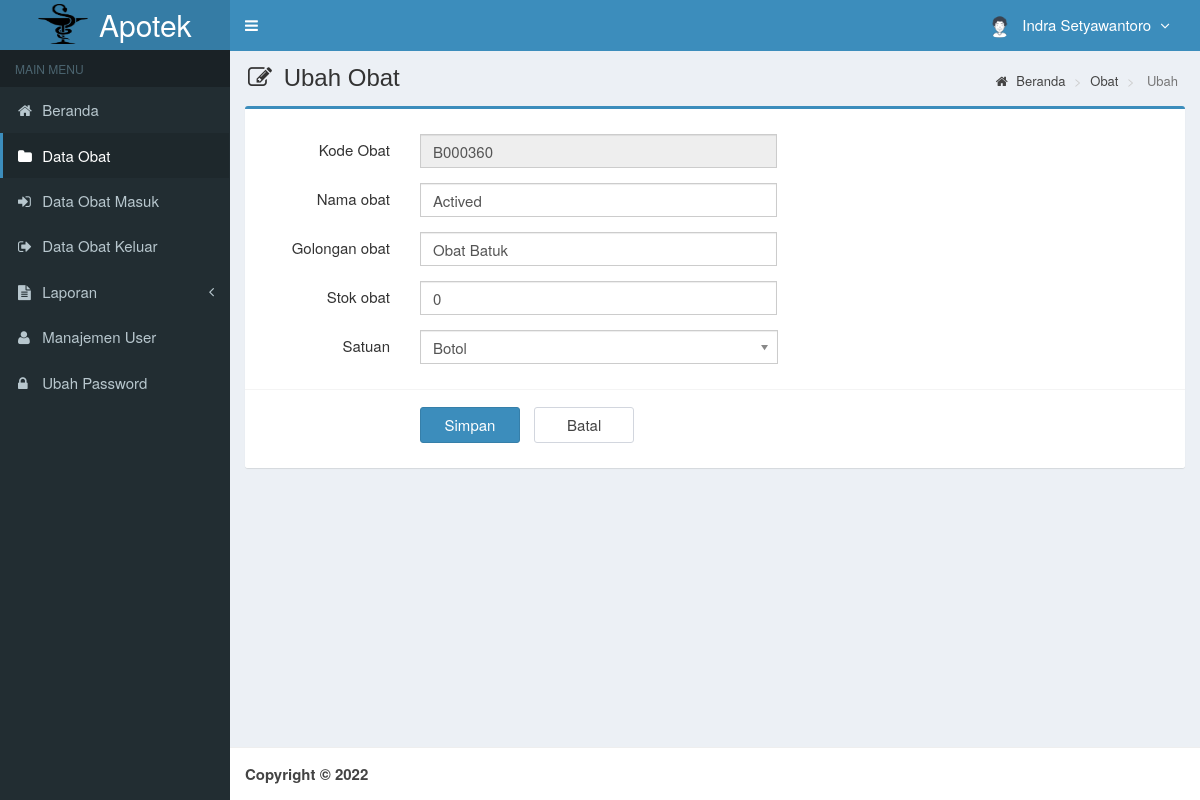
The page /main.php?module=form_obat&form=edit&id=B000360 (signed in) on the database as committed earlier.
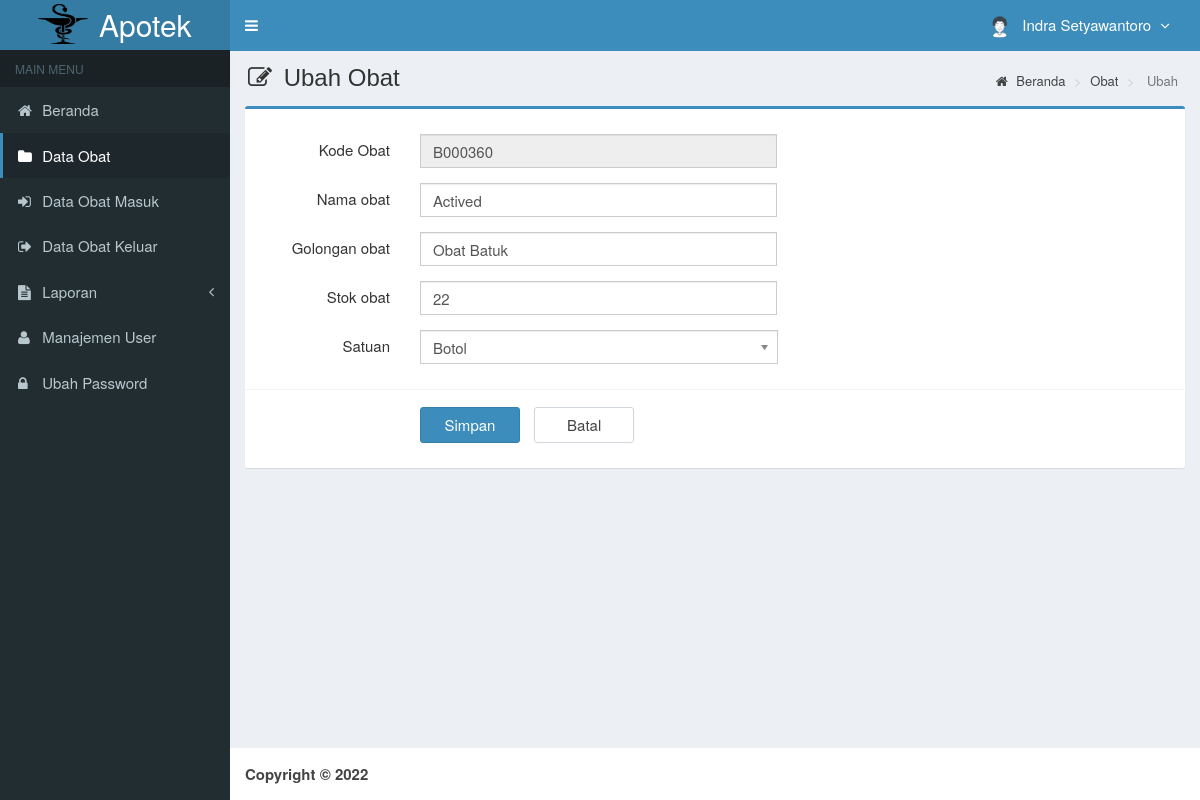
The same page on the database as committed later.
### tables this page shows
CREATE TABLE `is_obat` (
  `kode_obat` varchar(7) NOT NULL,
  `nama_obat` varchar(50) NOT NULL,
  `golongan_obat` varchar(25) NOT NULL,
  `satuan` varchar(20) NOT NULL,
  `stok` int(11) NOT NULL,
  `created_user` int(3) NOT NULL,
  `created_date` timestamp NOT NULL DEFAULT CURRENT_TIMESTAMP,
  `updated_user` int(3) NOT NULL,
  `updated_date` timestamp NOT NULL DEFAULT CURRENT_TIMESTAMP ON UPDATE CURRENT_TIMESTAMP
);

### modules/obat/form.php (the view, shortened to what the changed rows need)
<?php
   if ($_GET['form'] == 'add') { ?>
<section class="content-header">
    <h1>
        <i class="fa fa-edit icon-title"></i> Input Obat
    </h1>
    <ol class="breadcrumb">
        <li><a href="?module=beranda"><i class="fa fa-home"></i> Beranda </a></li>
        <li><a href="?module=obat"> Obat </a></li>
        <li class="active"> Tambah </li>
    </ol>
</section>
<section class="content">
    <div class="row">
        <div class="col-md-12">
            <div class="box box-primary">
                <form role="form" class="form-horizontal" action="modules/obat/proses.php?act=insert" method="POST">
                    <div class="box-body">
                        <?php
                               $query_id = mysqli_query($mysqli, "SELECT RIGHT(kode_obat,6) as kode FROM is_obat
                                               ORDER BY kode_obat DESC LIMIT 1")
                                   or die('Ada kesalahan pada query tampil kode_obat : ' . mysqli_error($mysqli));
                               $count = mysqli_num_rows($query_id);
                               if ($count <> 0) {
                                   $data_id = mysqli_fetch_assoc($query_id);
                                   $kode    = $data_id['kode'] + 1;
                               } else {
                                   $kode = 1;
                               }
                               $buat_id   = str_pad($kode, 6, "0", STR_PAD_LEFT);
                               $kode_obat = "B$buat_id";
                               ?>
                        <div class="form-group">
                            <label class="col-sm-2 control-label">Kode Obat</label>
                            <div class="col-sm-5">
                                <input type="text" class="form-control" name="kode_obat"
                                    value="<?php echo $kode_obat; ?>" readonly required>
                            </div>
                        </div>
                        <div class="form-group">
                            <label class="col-sm-2 control-label">Nama obat</label>
                            <div class="col-sm-5">
                                <input type="text" class="form-control" name="nama_obat" autocomplete="off" required>
                            </div>
                        </div>
                        <div class="form-group">
                            <label class="col-sm-2 control-label">Golongan obat</label>
                            <div class="col-sm-5">
                                <input type="text" class="form-control" name="golongan_obat" autocomplete="off"
                                    required>
                            </div>
                        </div>
                        <div class="form-group">
                            <label class="col-sm-2 control-label">Stok obat</label>
                            <div class="col-sm-5">
                                <input type="text" class="form-control" name="stok_obat" autocomplete="off" required>
                            </div>
                        </div>
                        <div class="form-group">
                            <label class="col-sm-2 control-label">Satuan</label>
                            <div class="col-sm-5">
                                <select class="chosen-select" name="satuan" data-placeholder="-- Pilih --"
                                    autocomplete="off" required>
                                    <option value=""></option>
                                    <option value="Botol">Botol</option>
                                    <option value="Box">Box</option>
                                    <option value="Kotak">Kotak</option>
                                    <option value="Strip">Strip</option>
                                    <option value="Tube">Tube</option>
                                </select>
                            </div>
                        </div>
                    </div>
                    <div class="box-footer">
                        <div class="form-group">
                            <div class="col-sm-offset-2 col-sm-10">
                                <input type="submit" class="btn btn-primary btn-submit" name="simpan" value="Simpan">
                                <a href="?module=obat" class="btn btn-default btn-reset">Batal</a>
                            </div>
                        </div>
                    </div>
                </form>
            </div>
        </div>
    </div>
</section>
<?php
   }
   elseif ($_GET['form'] == 'edit') {
       if (isset($_GET['id'])) {
           $query = mysqli_query($mysqli, "SELECT kode_obat,nama_obat,golongan_obat,stok,satuan FROM is_obat WHERE kode_obat='$_GET[id]'")
               or die('Ada kesalahan pada query tampil Data obat : ' . mysqli_error($mysqli));
           $data  = mysqli_fetch_assoc($query);
       }
   ?>
<section class="content-header">
    <h1>
        <i class="fa fa-edit icon-title"></i> Ubah Obat
    </h1>
    <ol class="breadcrumb">
        <li><a href="?module=beranda"><i class="fa fa-home"></i> Beranda </a></li>
        <li><a href="?module=obat"> Obat </a></li>
        <li class="active"> Ubah </li>
    </ol>
</section>
<section class="content">
    <div class="row">
        <div class="col-md-12">
            <div class="box box-primary">
                <form role="form" class="form-horizontal" action="modules/obat/proses.php?act=update" method="POST">
                    <div class="box-body">
                        <div class="form-group">
                            <label class="col-sm-2 control-label">Kode Obat</label>
                            <div class="col-sm-5">
                                <input type="text" class="form-control" name="kode_obat"
                                    value="<?php echo $data['kode_obat']; ?>" readonly required>
                            </div>
                        </div>
                        <div class="form-group">
                            <label class="col-sm-2 control-label">Nama obat</label>
                            <div class="col-sm-5">
                                <input type="text" class="form-control" name="nama_obat" autocomplete="off"
                                    value="<?php echo $data['nama_obat']; ?>" required>
                            </div>
                        </div>
                        <div class="form-group">
                            <label class="col-sm-2 control-label">Golongan obat</label>
                            <div class="col-sm-5">
                                <input type="text" class="form-control" name="golongan_obat" autocomplete="off"
                                    value="<?php echo $data['golongan_obat']; ?>" required>
                            </div>
                        </div>
                        <div class="form-group">
                            <label class="col-sm-2 control-label">Stok obat</label>
                            <div class="col-sm-5">
                                <input type="text" class="form-control" name="stok_obat" autocomplete="off"
                                    value="<?php echo $data['stok']; ?>" required>
                            </div>
                        </div>
                        <div class="form-group">
                            <label class="col-sm-2 control-label">Satuan</label>
                            <div class="col-sm-5">
                            </div>
                        </div>
                    </div>
                    <div class="box-footer">
                        <div class="form-group">
                            <div class="col-sm-offset-2 col-sm-10">
                                <input type="submit" class="btn btn-primary btn-submit" name="simpan" value="Simpan">
                                <a href="?module=obat" class="btn btn-default btn-reset">Batal</a>
                            </div>
                        </div>
                    </div>
                </form>
            </div>
        </div>
    </div>
</section>
<?php
   }
   ?>

Rows that differ between the two databases and show on the page:
changed is_obat "Actived": stok_obat "0" → "22"
